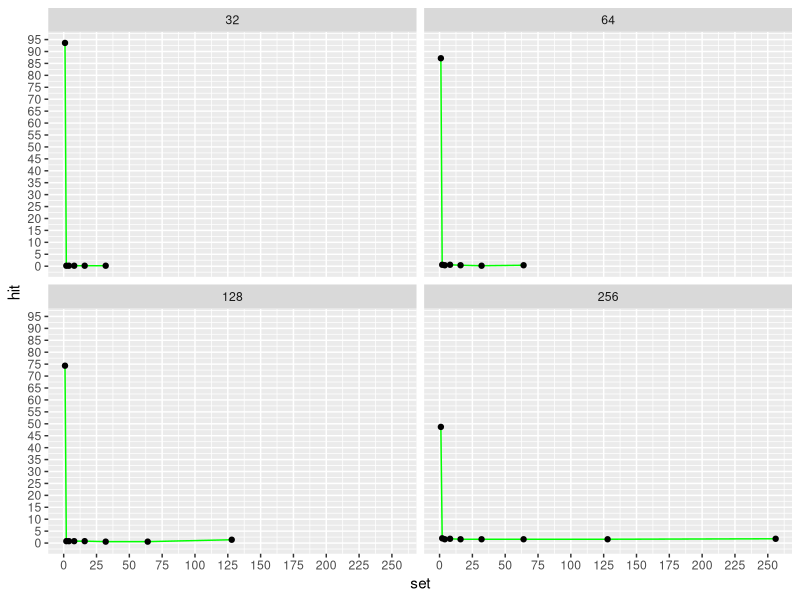
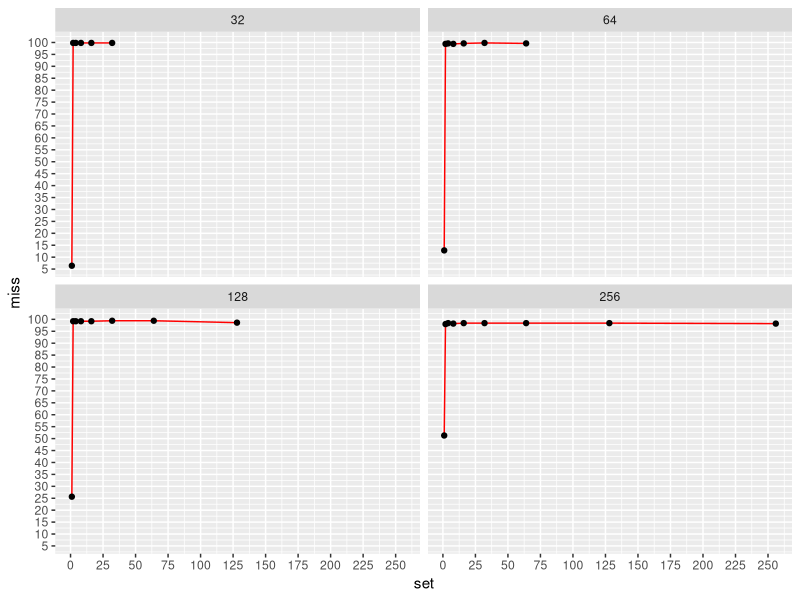
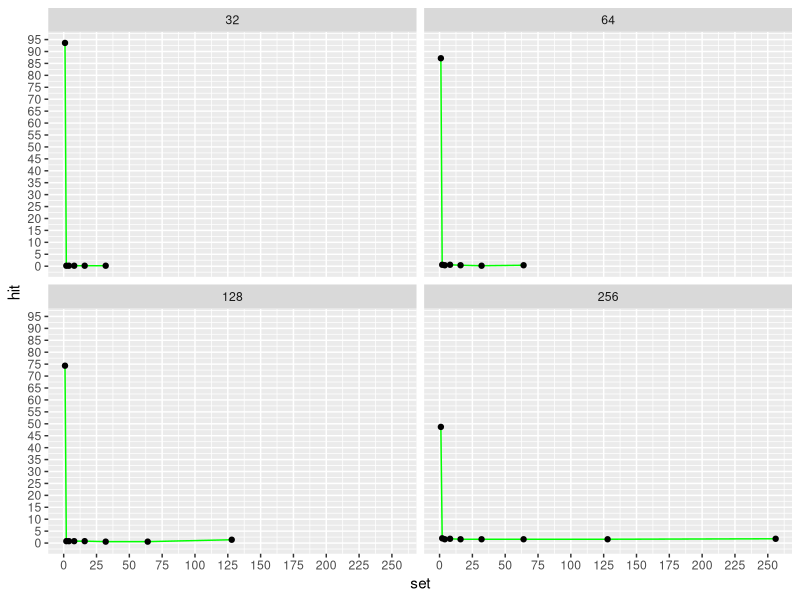
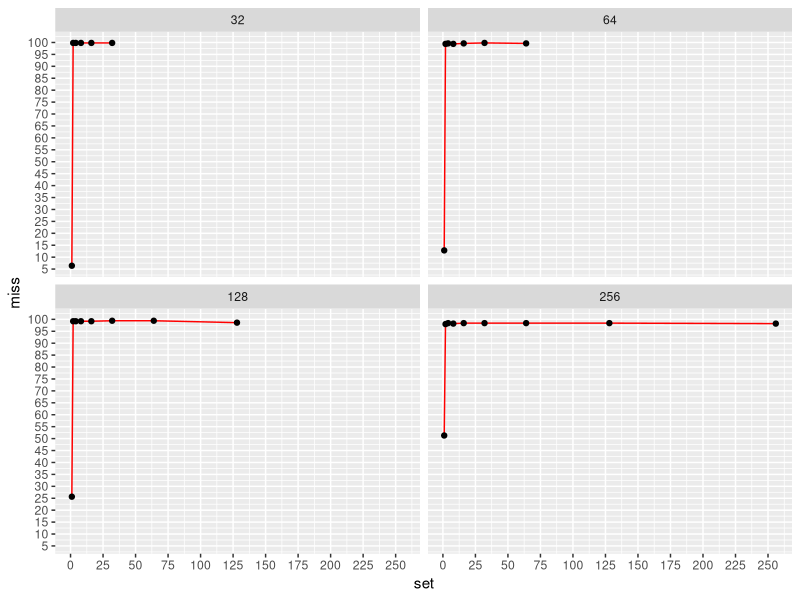

Generate these figures, in order, with R:
cache = read.csv("readings.csv")
names(cache)

library(ggplot2)

ggplot(aes(x = set), data = cache) +
  geom_line(aes(y = hit), color = 'green') +
  geom_point(aes(y = hit)) +
  xlim( c(min(cache$set), max(cache$set)) ) +
  scale_y_continuous(breaks = seq(0, 100, 5)) +
  scale_x_continuous(breaks = seq(0, 256, 25)) +
  facet_wrap(~size)

ggsave("hit_rate.png")

ggplot(aes(x = set), data = cache) +
  geom_line(aes(y = miss), color = 'red') +
  geom_point(aes(y = miss)) +
  xlim( c(min(cache$set), max(cache$set)) ) +
  scale_y_continuous(breaks = seq(0, 100, 5)) +
  scale_x_continuous(breaks = seq(0, 256, 25)) +
  facet_wrap(~size)
ggsave("miss_rate.png")
